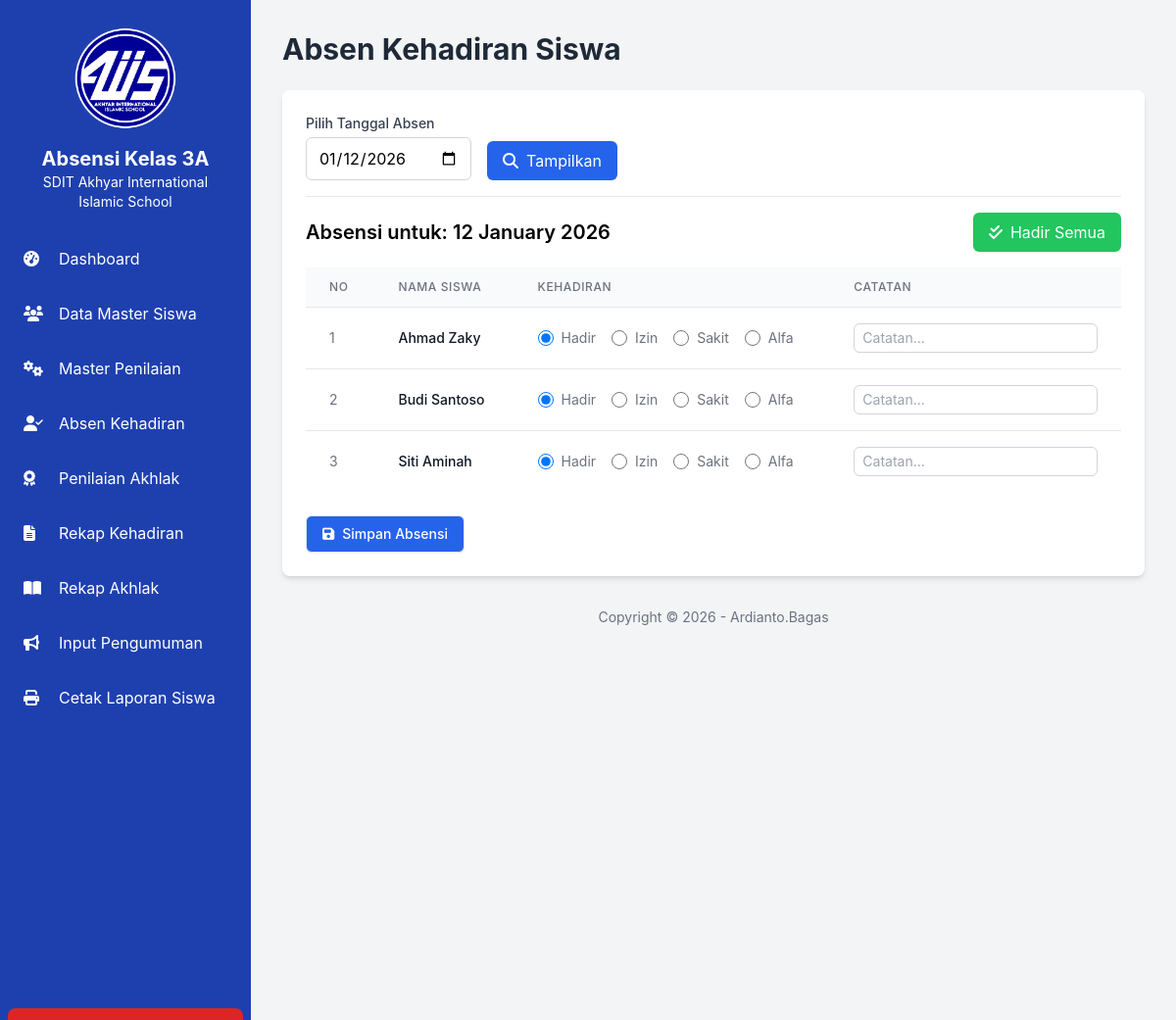
The page /absen.php (signed in) on the database its author committed.
### tables this page shows
CREATE TABLE IF NOT EXISTS `siswa` (
  `id_siswa` int(11) NOT NULL AUTO_INCREMENT,
  `nama_lengkap` varchar(255) NOT NULL,
  `nis` varchar(50) NOT NULL,
  `nisn` varchar(50) NOT NULL,
  `jenis_kelamin` varchar(20) NOT NULL,
  `kelas` varchar(20) NOT NULL,
  PRIMARY KEY (`id_siswa`),
  KEY `idx_kelas` (`kelas`)
);

### absen.php (the view, shortened to what this page needs)
<?php
include 'config.php';
$tanggal_filter = isset($_GET['tanggal']) ? $_GET['tanggal'] : date('Y-m-d');
$result_siswa = mysqli_query($koneksi, "SELECT * FROM siswa ORDER BY nama_lengkap ASC");
$absensi_hari_ini = [];
?>
<h1 class="text-3xl font-bold text-gray-800 mb-6">Absen Kehadiran Siswa</h1>
<div class="bg-white p-6 rounded-lg shadow-md">
    <form action="absen.php" method="get" class="flex flex-wrap items-end gap-4 mb-4">
        <div>
            <label for="tanggal" class="block text-sm font-medium text-gray-700">Pilih Tanggal Absen</label>
            <input type="date" name="tanggal" id="tanggal" value="<?= htmlspecialchars($tanggal_filter) ?>" class="mt-1 px-3 py-2 border border-gray-300 rounded-md">
        </div>
        <div>
            <button type="submit" class="py-2 px-4 bg-blue-600 text-white rounded-md hover:bg-blue-700">
                <i class="fas fa-search mr-2"></i>Tampilkan
            </button>
        </div>
    </form>
    <hr class="my-4">
    <form action="absen.php" method="post">
        <div class="flex justify-between items-center mb-4">
            <h2 class="text-xl font-semibold">Absensi untuk: <?= date("d F Y", strtotime($tanggal_filter)) ?></h2>
            <button type="button" id="hadirSemuaBtn" class="py-2 px-4 bg-green-500 text-white rounded-md hover:bg-green-600">
                <i class="fas fa-check-double mr-2"></i>Hadir Semua
            </button>
        </div>
        <div class="overflow-x-auto">
            <table class="min-w-full divide-y divide-gray-200">
                <thead class="bg-gray-50">
                    <tr>
                        <th class="px-6 py-3 text-left text-xs font-medium text-gray-500 uppercase tracking-wider">No</th>
                        <th class="px-6 py-3 text-left text-xs font-medium text-gray-500 uppercase tracking-wider">Nama Siswa</th>
                        <th class="px-6 py-3 text-left text-xs font-medium text-gray-500 uppercase tracking-wider">Kehadiran</th>
                        <th class="px-6 py-3 text-left text-xs font-medium text-gray-500 uppercase tracking-wider">Catatan</th>
                    </tr>
                </thead>
                <tbody class="bg-white divide-y divide-gray-200">
                    <?php $no = 1; while($siswa = mysqli_fetch_assoc($result_siswa)):
                        $id_siswa = $siswa['id_siswa'];
                        $status_tersimpan = $absensi_hari_ini[$id_siswa]['status'] ?? 'Hadir';
                        $catatan_tersimpan = $absensi_hari_ini[$id_siswa]['catatan'] ?? '';
                    ?>
                    <tr>
                        <td class="px-6 py-4 text-sm text-gray-500"><?= $no++ ?></td>
                        <td class="px-6 py-4 text-sm font-medium text-gray-900"><?= e($siswa['nama_lengkap']) ?></td>
                        <td class="px-6 py-4 text-sm text-gray-500">
                            <div class="flex flex-wrap gap-x-4 gap-y-2">
                                <?php foreach (['Hadir', 'Izin', 'Sakit', 'Alfa'] as $status): ?>
                                <label class="flex items-center">
                                    <input type="radio" name="absensi[<?= $id_siswa ?>][status]" value="<?= $status ?>" class="form-radio h-4 w-4 text-blue-600 radio-kehadiran" <?= ($status_tersimpan == $status) ? 'checked' : '' ?>>
                                    <span class="ml-2"><?= $status ?></span>
                                </label>
                                <?php endforeach; ?>
                            </div>
                        </td>
                        <td class="px-6 py-4">
                            <input type="text" name="absensi[<?= $id_siswa ?>][catatan]" value="<?= e($catatan_tersimpan) ?>" class="w-full px-2 py-1 border border-gray-300 rounded-md text-sm" placeholder="Catatan...">
                        </td>
                    </tr>
                    <?php endwhile; ?>
                </tbody>
            </table>
        </div>
        <div class="mt-6">
            <button type="submit" class="py-2 px-4 border shadow-sm text-sm font-medium rounded-md text-white bg-blue-600 hover:bg-blue-700">
                <i class="fas fa-save mr-2"></i>Simpan Absensi
            </button>
        </div>
    </form>
</div>

### config.php (style rules this page uses)
body { font-family: 'Inter', sans-serif; }

### rows shown on the page
siswa: nama_lengkap "Ahmad Zaky", id_siswa "☑ Hadir", status "Hadir", id_siswa "☐ Izin", status "Izin", id_siswa "☐ Sakit", status "Sakit", id_siswa "☐ Alfa", status "Alfa"
siswa: nama_lengkap "Budi Santoso", id_siswa "☑ Hadir", status "Hadir", id_siswa "☐ Izin", status "Izin", id_siswa "☐ Sakit", status "Sakit", id_siswa "☐ Alfa", status "Alfa"
siswa: nama_lengkap "Siti Aminah", id_siswa "☑ Hadir", status "Hadir", id_siswa "☐ Izin", status "Izin", id_siswa "☐ Sakit", status "Sakit", id_siswa "☐ Alfa", status "Alfa"

### other values the page prints
$nama_sekolah "SDIT Akhyar International Islamic School"
date("d F Y", strtotime($tanggal_filter)) "12 January 2026"
